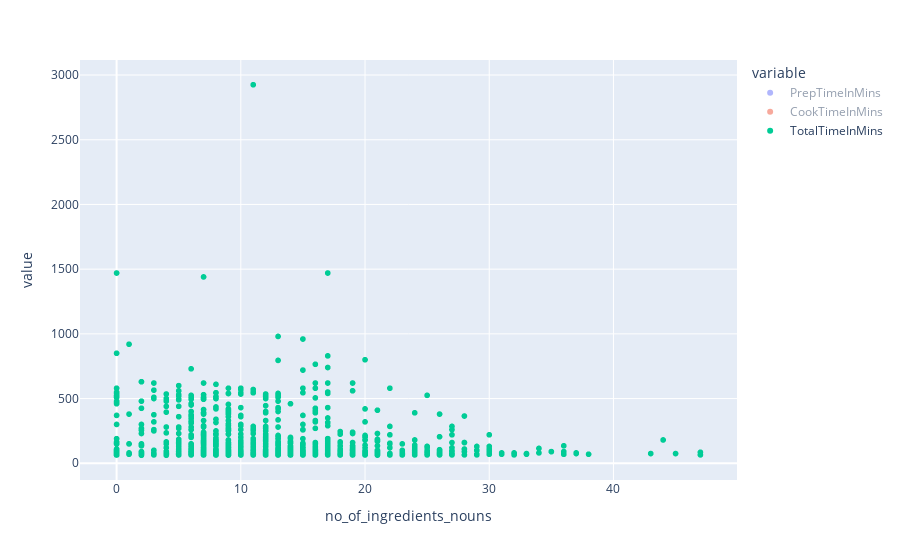

The notebook cell this image was saved under:
### Code cell
px.scatter(data_frame=recipes_df[recipes_df.TotalTimeInMins > 60],x='no_of_ingredients_nouns',y=['PrepTimeInMins','CookTimeInMins','TotalTimeInMins'],color_continuous_scale='agsunset')

### Figure 1 — Plotly figure (JSON) as saved in the notebook; plotly's stock layout.template omitted (floating-point values rounded to 4 significant figures; data arrays with more than 128 entries replaced by an {"elided": "..."} marker saying what was removed)
{"data": [{"hovertemplate": "variable=PrepTimeInMins<br>no_of_ingredients_nouns=%{x}<br>value=%{y}<extra></extra>", "legendgroup": "PrepTimeInMins", "marker": {"color": "#636efa", "symbol": "circle"}, "mode": "markers", "name": "PrepTimeInMins", "showlegend": true, "type": "scattergl", "x": {"elided": "1241 int values"}, "xaxis": "x", "y": {"elided": "1241 int values"}, "yaxis": "y", "visible": "legendonly"}, {"hovertemplate": "variable=CookTimeInMins<br>no_of_ingredients_nouns=%{x}<br>value=%{y}<extra></extra>", "legendgroup": "CookTimeInMins", "marker": {"color": "#EF553B", "symbol": "circle"}, "mode": "markers", "name": "CookTimeInMins", "showlegend": true, "type": "scattergl", "x": {"elided": "1241 int values"}, "xaxis": "x", "y": {"elided": "1241 int values"}, "yaxis": "y", "visible": "legendonly"}, {"hovertemplate": "variable=TotalTimeInMins<br>no_of_ingredients_nouns=%{x}<br>value=%{y}<extra></extra>", "legendgroup": "TotalTimeInMins", "marker": {"color": "#00cc96", "symbol": "circle"}, "mode": "markers", "name": "TotalTimeInMins", "showlegend": true, "type": "scattergl", "x": {"elided": "1241 int values"}, "xaxis": "x", "y": {"elided": "1241 int values"}, "yaxis": "y", "visible": true}], "layout": {"legend": {"title": {"text": "variable"}, "tracegroupgap": 0}, "margin": {"t": 60}, "xaxis": {"anchor": "y", "domain": [0, 1], "title": {"text": "no_of_ingredients_nouns"}, "type": "linear", "range": [-2.874, 49.87], "autorange": true}, "yaxis": {"anchor": "x", "domain": [0, 1], "title": {"text": "value"}, "type": "linear", "range": [-141.0, 3128.0], "autorange": true}, "autosize": true}}
